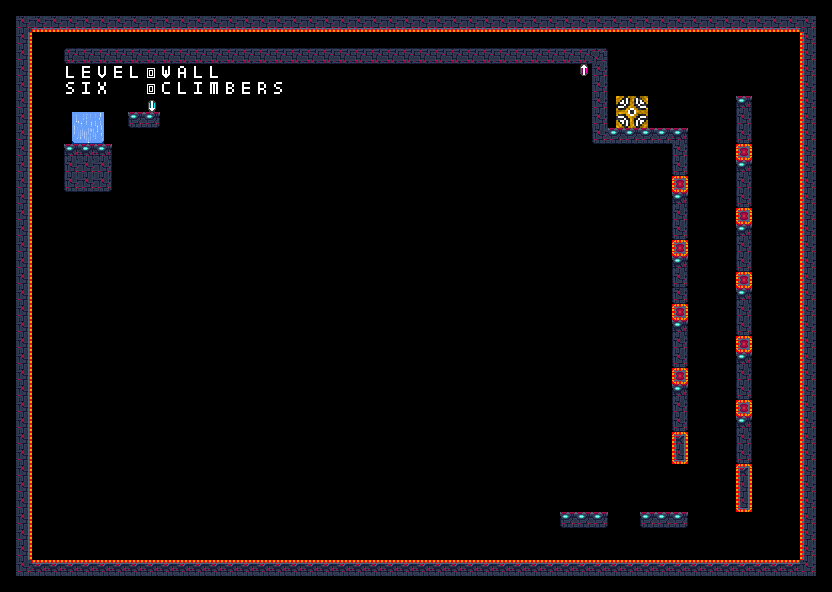

Below is a game level as drawn by its tile map, then a one-line description and the .tmx that defines it (tile-layer data replaced by summaries):
An orthogonal 52x37 tile map with 16x16 px tiles, 7 tile layers (Filling, Collision_bloc, Collision_h, Collision_v, ...), 11 hidden layers not drawn, 11 tilesets and 2 objects (up, down).

<map version="1.10" tiledversion="1.10.2" orientation="orthogonal" renderorder="right-down" width="52" height="37" tilewidth="16" tileheight="16" infinite="0" nextlayerid="22" nextobjectid="3">
 <tileset firstgid="1" source="../tilesets/01_utilities.tsx" />
 <tileset firstgid="3" source="../tilesets/02_portal.tsx" />
 <tileset firstgid="27" source="../tilesets/03_futuristic_city.tsx" />
 <tileset firstgid="51" source="../tilesets/04_gravity_switch.tsx" />
 <tileset firstgid="67" source="../tilesets/05_gravity_flow.tsx" />
 <tileset firstgid="79" source="../tilesets/06_wall_of_death.tsx" />
 <tileset firstgid="95" source="../tilesets/07_gravity_walls.tsx" />
 <tileset firstgid="143" source="../tilesets/08_gravity_walls_open.tsx" />
 <tileset firstgid="191" source="../tilesets/09_arrow.tsx" />
 <tileset firstgid="195" source="../tilesets/10_alpha.tsx" />
 <tileset firstgid="225" source="../tilesets/11_alpha_key.tsx" />
 <layer id="21" name="Gw_orange_open" width="52" height="37" visible="0" locked="1">
  <data>[1924 cells, 0 non-empty, 0 distinct tile ids]</data>
 </layer>
 <layer id="20" name="Gw_green_open" width="52" height="37" visible="0" locked="1">
  <data>[1924 cells, 0 non-empty, 0 distinct tile ids]</data>
 </layer>
 <layer id="19" name="Gw_rose_open" width="52" height="37" visible="0" locked="1">
  <data>[1924 cells, 0 non-empty, 0 distinct tile ids]</data>
 </layer>
 <layer id="18" name="Gw_blue_open" width="52" height="37" visible="0" locked="1">
  <data>[1924 cells, 0 non-empty, 0 distinct tile ids]</data>
 </layer>
 <layer id="16" name="Gw_orange" width="52" height="37" visible="0" locked="1">
  <data>[1924 cells, 0 non-empty, 0 distinct tile ids]</data>
 </layer>
 <layer id="15" name="Gw_green" width="52" height="37" visible="0" locked="1">
  <data>[1924 cells, 0 non-empty, 0 distinct tile ids]</data>
 </layer>
 <layer id="14" name="Gw_rose" width="52" height="37" visible="0" locked="1">
  <data>[1924 cells, 0 non-empty, 0 distinct tile ids]</data>
 </layer>
 <layer id="13" name="Gw_blue" width="52" height="37" visible="0" locked="1">
  <data>[1924 cells, 0 non-empty, 0 distinct tile ids]</data>
 </layer>
 <objectgroup id="12" name="gravity_walls" visible="0" locked="1" />
 <layer id="11" name="Decoration" class="visible" width="52" height="37" visible="0" locked="1">
  <data>[1924 cells, 0 non-empty, 0 distinct tile ids]</data>
 </layer>
 <layer id="10" name="Filling" class="visible" width="52" height="37" locked="1">
  <data>[1924 cells, 28 non-empty, 16 distinct tile ids]</data>
 </layer>
 <objectgroup id="9" name="gravity_switch" locked="1">
  <object id="1" type="up" x="148" y="100" width="8" height="12">
   <properties>
    <property name="height" type="int" value="12" />
    <property name="width" type="int" value="8" />
   </properties>
  </object>
  <object id="2" type="down" x="580" y="64" width="8" height="12">
   <properties>
    <property name="height" type="int" value="12" />
    <property name="width" type="int" value="8" />
   </properties>
  </object>
 </objectgroup>
 <layer id="8" name="Collision_bloc" width="52" height="37" locked="1">
  <data>[1924 cells, 9 non-empty, 9 distinct tile ids]</data>
 </layer>
 <layer id="7" name="Collision_h" class="collision" width="52" height="37" locked="1">
  <data>[1924 cells, 45 non-empty, 5 distinct tile ids]</data>
 </layer>
 <layer id="6" name="Collision_v" class="collision" width="52" height="37" locked="1">
  <data>[1924 cells, 39 non-empty, 7 distinct tile ids]</data>
 </layer>
 <layer id="5" name="Wall_of_death_bloc" width="52" height="37" visible="0" locked="1">
  <data>[1924 cells, 0 non-empty, 0 distinct tile ids]</data>
 </layer>
 <layer id="4" name="Wall_of_death_h" width="52" height="37" locked="1">
  <data>[1924 cells, 96 non-empty, 2 distinct tile ids]</data>
 </layer>
 <layer id="3" name="Wall_of_death_v" width="52" height="37" locked="1">
  <data>[1924 cells, 80 non-empty, 6 distinct tile ids]</data>
 </layer>
 <layer id="2" name="Border" width="52" height="37" visible="0" locked="1">
  <data>[1924 cells, 170 non-empty, 1 distinct tile ids]</data>
 </layer>
 <layer id="1" name="IO" width="52" height="37" locked="1">
  <data>[1924 cells, 12 non-empty, 12 distinct tile ids]</data>
 </layer>
</map>
